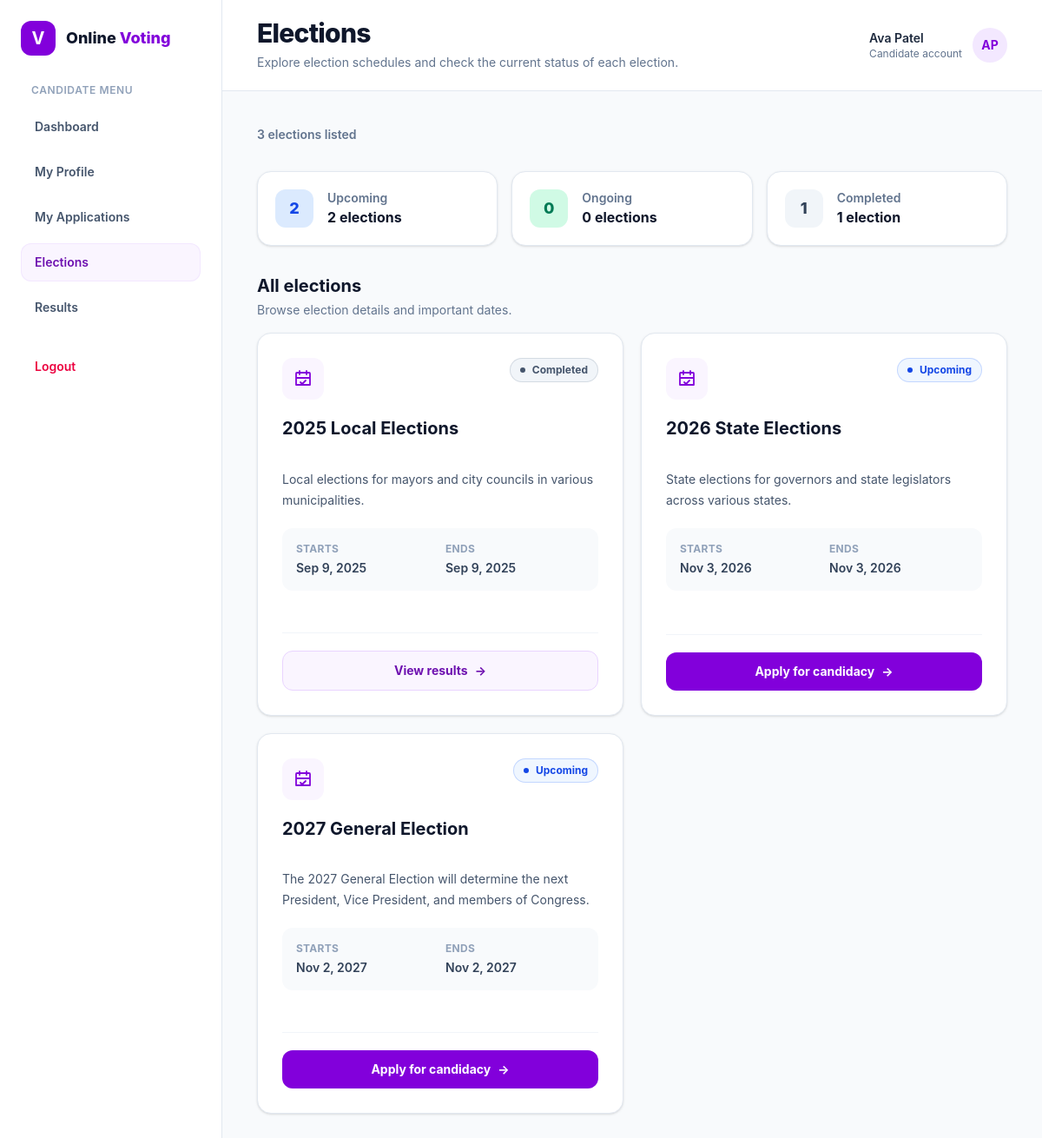
The page /views/common/elections.php (signed in) on the database its author committed.
### tables this page shows
CREATE TABLE elections (
    id INT AUTO_INCREMENT PRIMARY KEY,
    title VARCHAR(100) NOT NULL UNIQUE,
    description TEXT NOT NULL,
    start_date DATETIME NOT NULL,
    end_date DATETIME NOT NULL,
    status ENUM('upcoming', 'ongoing', 'completed') NOT NULL DEFAULT 'upcoming',
    created_at TIMESTAMP DEFAULT CURRENT_TIMESTAMP,
    updated_at TIMESTAMP DEFAULT CURRENT_TIMESTAMP ON UPDATE CURRENT_TIMESTAMP
);

### app/paths.php (called while the page is built, shortened)
<?php
function app_url(string $path = ''): string
{
    return APP_BASE_URL . '/' . ltrim($path, '/');
}

### views/common/elections.php (the view, shortened to what this page needs)
<?php
require_once __DIR__ . '/../../app/paths.php';
require_once APP_ROOT . '/app/config/database.php';
$stmt = $pdo->prepare("SELECT * FROM `elections` ORDER BY start_date ASC");
$stmt->execute();
$elections = $stmt->fetchAll(PDO::FETCH_ASSOC);
$electionCounts = ['upcoming' => 0, 'ongoing' => 0, 'completed' => 0];
foreach ($elections as $election) {
    if (isset($electionCounts[$election['status']])) {
        $electionCounts[$election['status']]++;
    }
}
$statusStyles = [
    'upcoming' => 'bg-blue-50 text-blue-700 ring-blue-600/20',
    'ongoing' => 'bg-emerald-50 text-emerald-700 ring-emerald-600/20',
    'completed' => 'bg-slate-100 text-slate-600 ring-slate-500/20',
];
$escape = static fn($value): string => htmlspecialchars((string) ($value ?? ''), ENT_QUOTES, 'UTF-8');
$formatDate = static function ($date): string {
    $timestamp = strtotime($date);
    return $timestamp === false ? 'Date unavailable' : date('M j, Y', $timestamp);
};
$pageTitle = 'Elections';
$pageDescription = 'Explore election schedules and check the current status of each election.';
?>
<!DOCTYPE html>
<html lang="en">
<head>
    <link rel="stylesheet" href="<?= htmlspecialchars(app_url('public/css/app.css'), ENT_QUOTES, 'UTF-8') ?>">
</head>
<body class="min-h-screen bg-slate-50 text-slate-800">
    <div class="flex min-h-[calc(100vh-65px)] flex-col md:flex-row">
        <?php include APP_ROOT . '/includes/shared/portal_sidebar.php'; ?>
        <div class="min-w-0 flex-1">
            <?php include APP_ROOT . '/includes/shared/portal_header.php'; ?>
            <main class="min-w-0 px-4 py-8 sm:px-6 sm:py-10 lg:px-10">
            <div class="mx-auto max-w-6xl">
                <p class="mb-8 text-sm font-semibold text-slate-500"><?= count($elections) ?> <?= count($elections) === 1 ? 'election' : 'elections' ?> listed</p>
                <section aria-label="Election status summary" class="mb-8 grid gap-4 sm:grid-cols-3">
                    <?php foreach ([
                        ['Upcoming', $electionCounts['upcoming'], 'bg-blue-100 text-blue-700'],
                        ['Ongoing', $electionCounts['ongoing'], 'bg-emerald-100 text-emerald-700'],
                        ['Completed', $electionCounts['completed'], 'bg-slate-100 text-slate-700'],
                    ] as [$label, $count, $colorClass]): ?>
                        <div class="flex items-center gap-4 rounded-2xl border border-slate-200 bg-white p-5 shadow-sm">
                            <span class="flex h-11 w-11 items-center justify-center rounded-xl text-lg font-extrabold <?= $colorClass ?>">
                                <?= $count ?>
                            </span>
                            <div>
                                <p class="text-sm font-semibold text-slate-500"><?= $label ?></p>
                                <p class="font-bold text-slate-900"><?= $count ?> <?= $count === 1 ? 'election' : 'elections' ?></p>
                            </div>
                        </div>
                    <?php endforeach; ?>
                </section>
                <?php if (!$elections): ?>
                    <section class="rounded-2xl border border-dashed border-slate-300 bg-white px-6 py-14 text-center">
                        <span class="mx-auto flex h-14 w-14 items-center justify-center rounded-2xl bg-purple-50 text-purple-700">
                            <svg class="h-7 w-7" viewBox="0 0 24 24" fill="none" stroke="currentColor" stroke-width="1.8" aria-hidden="true">
                                <path stroke-linecap="round" stroke-linejoin="round" d="M8 7V3m8 4V3M4 11h16M5 5h14a1 1 0 0 1 1 1v13H4V6a1 1 0 0 1 1-1Z" />
                            </svg>
                        </span>
                        <h2 class="mt-5 text-lg font-bold text-slate-900">No elections available</h2>
                        <p class="mx-auto mt-2 max-w-md text-sm leading-6 text-slate-500">
                            There are no elections to display right now. Please check back later for updates.
                        </p>
                    </section>
                <?php else: ?>
                    <section aria-label="All elections">
                        <div class="mb-4">
                            <h2 class="text-xl font-bold text-slate-900">All elections</h2>
                            <p class="mt-1 text-sm text-slate-500">Browse election details and important dates.</p>
                        </div>
                        <div class="grid gap-5 lg:grid-cols-2">
                            <?php foreach ($elections as $election):
                                $status = $election['status'] ?? '';
                                $statusClass = $statusStyles[$status] ?? 'bg-gray-100 text-gray-700 ring-gray-500/20';
                            ?>
                                <article class="group flex h-full flex-col rounded-2xl border border-slate-200 bg-white p-6 shadow-sm transition duration-200 hover:-translate-y-1 hover:border-purple-200 hover:shadow-lg sm:p-7">
                                    <div class="flex items-start justify-between gap-4">
                                        <div class="flex h-12 w-12 shrink-0 items-center justify-center rounded-xl bg-purple-50 text-purple-700">
                                            <svg class="h-6 w-6" viewBox="0 0 24 24" fill="none" stroke="currentColor" stroke-width="1.8" aria-hidden="true">
                                                <path stroke-linecap="round" stroke-linejoin="round" d="M8 7V3m8 4V3M4 11h16M5 5h14a1 1 0 0 1 1 1v13H4V6a1 1 0 0 1 1-1Z" />
                                                <path stroke-linecap="round" stroke-linejoin="round" d="m9 16 2 2 4-4" />
                                            </svg>
                                        </div>
                                        <span class="inline-flex items-center gap-2 rounded-full px-3 py-1.5 text-xs font-bold capitalize ring-1 ring-inset <?= $statusClass ?>">
                                            <span class="h-1.5 w-1.5 rounded-full bg-current"></span>
                                            <?= ucfirst($escape($status ?: 'unknown')) ?>
                                        </span>
                                    </div>
                                    <h3 class="mt-5 text-xl font-bold leading-snug text-slate-900">
                                        <?= $escape($election['title'] ?? 'Untitled election') ?>
                                    </h3>
                                    <p class="mt-2 min-h-12 whitespace-pre-line text-sm leading-6 text-slate-600">
                                        <?= $escape($election['description'] ?? 'No election description is available.') ?>
                                    </p>
                                    <div class="mt-5 grid gap-3 rounded-xl bg-slate-50 p-4 sm:grid-cols-2">
                                        <div>
                                            <p class="text-xs font-bold uppercase tracking-wide text-slate-400">Starts</p>
                                            <p class="mt-1 text-sm font-semibold text-slate-700"><?= $escape($formatDate($election['start_date'] ?? '')) ?></p>
                                        </div>
                                        <div>
                                            <p class="text-xs font-bold uppercase tracking-wide text-slate-400">Ends</p>
                                            <p class="mt-1 text-sm font-semibold text-slate-700"><?= $escape($formatDate($election['end_date'] ?? '')) ?></p>
                                        </div>
                                    </div>
                                    <div class="mt-6 flex-1"></div>
                                    <div class="mt-6 border-t border-slate-100 pt-5">
                                        <?php if ($status === 'upcoming'): ?>
                                            <a href="<?= htmlspecialchars(app_url('views/candidate/registration.php'), ENT_QUOTES, 'UTF-8') ?>" class="inline-flex w-full items-center justify-center gap-2 rounded-xl bg-purple-700 px-4 py-3 text-sm font-bold text-white transition hover:bg-purple-800 focus:outline-none focus:ring-4 focus:ring-purple-200">
                                                Apply for candidacy
                                                <span aria-hidden="true">&rarr;</span>
                                            </a>
                                        <?php elseif ($status === 'completed'): ?>
                                            <a href="<?= htmlspecialchars(app_url('views/common/results.php'), ENT_QUOTES, 'UTF-8') ?>" class="inline-flex w-full items-center justify-center gap-2 rounded-xl border border-purple-200 bg-purple-50 px-4 py-3 text-sm font-bold text-purple-800 transition hover:bg-purple-100 focus:outline-none focus:ring-4 focus:ring-purple-100">
                                                View results
                                                <span aria-hidden="true">&rarr;</span>
                                            </a>
                                        <?php else: ?>
                                            <span class="inline-flex w-full items-center justify-center rounded-xl bg-emerald-50 px-4 py-3 text-sm font-bold text-emerald-700">
                                                Election in progress
                                            </span>
                                        <?php endif; ?>
                                    </div>
                                </article>
                            <?php endforeach; ?>
                        </div>
                    </section>
                <?php endif; ?>
            </div>
            </main>
        </div>
    </div>
</body>
</html>

### includes/shared/portal_sidebar.php (shortened to what this page needs)
<?php
$portalRole = $_SESSION['user_role'] ?? ($portalRole ?? '');
$portalRole = (string) $portalRole;
$portalNavigation = [
    'admin' => [
        ['label' => 'Dashboard', 'href' => 'views/admin/dashboard.php#dashboard', 'pages' => ['dashboard.php']],
        ['label' => 'Elections', 'href' => 'views/admin/dashboard.php#elections', 'pages' => []],
        ['label' => 'Voters', 'href' => 'views/admin/dashboard.php#voters', 'pages' => ['assign_token.php']],
        ['label' => 'Candidates', 'href' => 'views/admin/dashboard.php#candidates', 'pages' => []],
        ['label' => 'Applications', 'href' => 'views/admin/dashboard.php#applications', 'pages' => []],
        ['label' => 'Positions', 'href' => 'views/admin/dashboard.php#positions', 'pages' => []],
        ['label' => 'Political Parties', 'href' => 'views/admin/dashboard.php#parties', 'pages' => []],
        ['label' => 'Election Results', 'href' => 'views/admin/dashboard.php#election-results', 'pages' => []],
    ],
    'candidate' => [
        ['label' => 'Dashboard', 'href' => 'views/candidate/dashboard.php', 'pages' => ['dashboard.php']],
        ['label' => 'My Profile', 'href' => 'views/candidate/profile.php', 'pages' => ['profile.php']],
        ['label' => 'My Applications', 'href' => 'views/candidate/registration.php', 'pages' => ['registration.php']],
        ['label' => 'Elections', 'href' => 'views/common/elections.php', 'pages' => ['elections.php']],
        ['label' => 'Results', 'href' => 'views/common/results.php', 'pages' => ['results.php']],
    ],
    'voter' => [
        ['label' => 'Dashboard', 'href' => 'views/voter/dashboard.php', 'pages' => ['dashboard.php']],
        ['label' => 'Elections', 'href' => 'views/common/elections.php', 'pages' => ['elections.php']],
        ['label' => 'Voting', 'href' => 'views/voter/dashboard.php#elections', 'pages' => ['cast_vote.php']],
        ['label' => 'My Profile', 'href' => 'views/voter/profile.php', 'pages' => ['profile.php']],
        ['label' => 'Election Results', 'href' => 'views/common/results.php', 'pages' => ['results.php']],
    ],
];
$currentPage = basename($_SERVER['PHP_SELF']);
$portalLabel = ucfirst($portalRole);
$portalHome = $portalNavigation[$portalRole][0]['href'];
?>
<aside class="w-full shrink-0 border-b border-slate-200 bg-white p-4 text-slate-700 md:w-64 md:border-b-0 md:border-r md:p-6">
    <a href="<?= htmlspecialchars(app_url($portalHome), ENT_QUOTES, 'UTF-8') ?>" class="mb-5 flex items-center gap-3 px-2 md:mb-8">
        <span class="flex h-10 w-10 items-center justify-center rounded-xl bg-purple-700 text-xl font-bold text-white" aria-hidden="true">V</span>
        <span class="text-lg font-extrabold text-slate-900">Online <span class="text-purple-700">Voting</span></span>
    </a>
    <p class="mb-3 hidden px-3 text-xs font-semibold uppercase tracking-wider text-slate-400 md:block"><?= htmlspecialchars($portalLabel, ENT_QUOTES, 'UTF-8') ?> menu</p>
    <nav aria-label="<?= htmlspecialchars($portalLabel, ENT_QUOTES, 'UTF-8') ?> navigation" class="grid grid-cols-2 gap-2 md:grid-cols-1">
        <?php foreach ($portalNavigation[$portalRole] as $item):
            $isActive = in_array($currentPage, $item['pages'], true);
        ?>
            <a href="<?= htmlspecialchars(app_url($item['href']), ENT_QUOTES, 'UTF-8') ?>"
                <?= $isActive ? 'aria-current="page"' : '' ?>
                class="rounded-xl px-4 py-3 text-sm font-semibold transition <?= $isActive
                    ? 'bg-purple-50 text-purple-800 ring-1 ring-inset ring-purple-100'
                    : 'text-slate-600 hover:bg-slate-50 hover:text-purple-700' ?>">
                <?= htmlspecialchars($item['label'], ENT_QUOTES, 'UTF-8') ?>
            </a>
        <?php endforeach; ?>
        <a href="<?= htmlspecialchars(app_url('views/auth/logout.php'), ENT_QUOTES, 'UTF-8') ?>"
            class="rounded-xl px-4 py-3 text-sm font-semibold text-rose-600 transition hover:bg-rose-50 md:mt-4">
            Logout
        </a>
    </nav>
</aside>

### includes/shared/portal_header.php (shortened to what this page needs)
<?php
$headerRole = ucfirst($_SESSION['user_role'] ?? ($portalRole ?? ''));
$headerName = $_SESSION['user_name'] ?? 'Account';
$headerInitials = '';
foreach (preg_split('/\s+/', trim($headerName)) as $namePart) {
    if ($namePart !== '') {
        $headerInitials .= strtoupper(substr($namePart, 0, 1));
    }
}
$headerInitials = substr($headerInitials, 0, 2);
?>
<header class="border-b border-slate-200 bg-white">
    <div class="flex flex-col justify-between gap-4 px-5 py-5 sm:flex-row sm:items-center sm:px-8 lg:px-10">
        <div>
            <h1 class="text-2xl font-extrabold tracking-tight text-slate-900 sm:text-3xl"><?= htmlspecialchars($pageTitle, ENT_QUOTES, 'UTF-8') ?></h1>
            <p class="mt-1 max-w-2xl text-sm leading-6 text-slate-500"><?= htmlspecialchars($pageDescription, ENT_QUOTES, 'UTF-8') ?></p>
        </div>
        <div class="flex items-center gap-3">
            <div class="hidden text-right sm:block">
                <p class="text-sm font-semibold text-slate-800"><?= htmlspecialchars($headerName, ENT_QUOTES, 'UTF-8') ?></p>
                <p class="text-xs text-slate-500"><?= htmlspecialchars($headerRole, ENT_QUOTES, 'UTF-8') ?> account</p>
            </div>
            <span class="flex h-10 w-10 items-center justify-center rounded-full bg-purple-100 text-sm font-bold text-purple-700" aria-hidden="true">
                <?= htmlspecialchars($headerInitials, ENT_QUOTES, 'UTF-8') ?>
            </span>
        </div>
    </div>
</header>

### rows shown on the page
elections: status "Completed", title "2025 Local Elections", description "Local elections for mayors and city councils in various municipalities.", start_date "Sep 9, 2025", end_date "Sep 9, 2025"
elections: status "Upcoming", title "2026 State Elections", description "State elections for governors and state legislators across various states.", start_date "Nov 3, 2026", end_date "Nov 3, 2026"
elections: status "Upcoming", title "2027 General Election", description "The 2027 General Election will determine the next President, Vice President, and members of Congress.", start_date "Nov 2, 2027", end_date "Nov 2, 2027"

### other values the page prints
$portalLabel "CANDIDATE"
$item['label'] "Dashboard"
$item['label'] "My Profile"
$item['label'] "My Applications"
$item['label'] "Elections"
$item['label'] "Results"
$pageTitle "Elections"
$pageDescription "Explore election schedules and check the current status of each election."
$headerName "Ava Patel"
$headerRole "Candidate"
$headerInitials "AP"
count($elections) "3"
$count "2"
$label "Upcoming"
$count "0"
